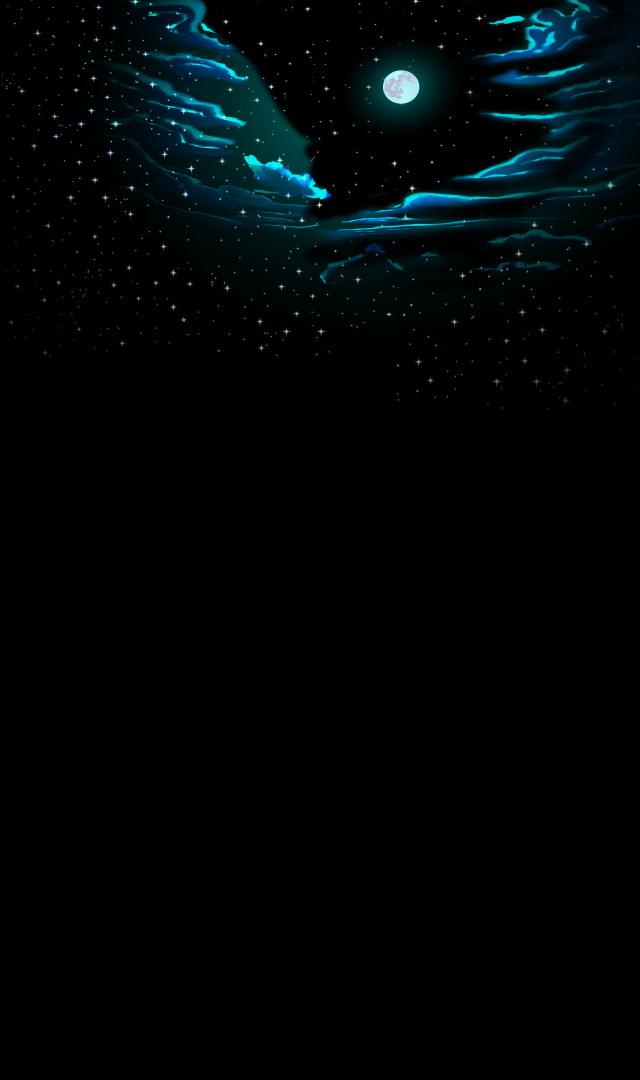
#> input picture design-sources/backgrounds/descent/sky.png, 1920 x 3240 px (shown at 1/3 size)
$ python upscale-backgrounds.py
#> lines starting #> are read from the running program, lines starting #| are printed output that depends on the picture
"""Create build-ready 2x backgrounds from design sources. Requires Pillow."""

from pathlib import Path

from PIL import Image, ImageFilter


ROOT = Path(__file__).resolve().parents[1]
SOURCE_BACKGROUNDS = ROOT / "design-sources" / "backgrounds"
OUTPUT_BACKGROUNDS = ROOT / "assets" / "images" / "backgrounds"

# The descent's separated layers (`Descent` in app/page.tsx). Each is painted
# on the same 1920x3240 canvas as the flattened plates it replaces, so the
# four line up with no offset when stacked. Most of that canvas is empty for
# the far layers - the sky is black below the skyline and the back buildings
# end at row 2326 - so each is cropped to the rows (or the box) that carry
# paint, and the component positions the crop back at its origin. The front
# layer keeps the full canvas; it is what gives the section its shape.
#
# sky.png has the moon painted out (the export still carried a copy of it
# under moon.png); the layers move at different rates, so a second moon in
# the sky would drift away from the real one as soon as the page scrolls.
DESCENT_LAYERS = {
    "sky.png": (0, 0, 1920, 1250),
    "moon.png": (773, 0, 1641, 626),
    "back-buildings.png": (0, 0, 1920, 2340),
    "front-buildings.png": None,
}

OUTPUT_BACKGROUNDS.mkdir(parents=True, exist_ok=True)
(OUTPUT_BACKGROUNDS / "descent").mkdir(exist_ok=True)


def upscale(original: Image.Image) -> Image.Image:
    size = (original.width * 2, original.height * 2)
    # Pillow resamples RGBA with premultiplied alpha to avoid dark fringes.
    enlarged = original.resize(size, Image.Resampling.LANCZOS)
    sharpened = enlarged.convert("RGB").filter(
        ImageFilter.UnsharpMask(radius=1.2, percent=45, threshold=3)
    )
    if "A" in enlarged.getbands():
        # Sharpen only color; the resampled transparency stays untouched.
        sharpened.putalpha(enlarged.getchannel("A"))
    return sharpened


def save(image: Image.Image, destination: Path, *, exact_alpha: bool) -> None:
    # Lossy, not lossless. These are LANCZOS upscales of 1920px art - there
    # is no detail here that q=90 can lose, and next/image re-encodes them
    # lossily on the way out regardless, so a lossless master only ever cost
    # repo and deploy weight (~23 MiB across the eight plates, against ~3).
    # `alpha_quality=100` keeps the cutouts exact: the forefront car and the
    # carriage are composited over the scene behind them, and a soft alpha
    # edge there shows as a halo.
    image.save(
        destination,
        "WEBP",
        quality=90,
        alpha_quality=100 if exact_alpha else 90,
        method=6,
    )
    with Image.open(destination) as result:
        assert result.size == image.size
        # Most plates are full-frame and their alpha is all-255; libwebp
        # drops a channel like that, which is free and changes nothing. Only
        # a plate with a real cutout - the forefront car, the carriage - has
        # to come back with its alpha intact, and at alpha_quality=100 it
        # comes back byte-exact.
        source_alpha = image.getchannel("A") if "A" in image.getbands() else None
        if source_alpha and source_alpha.getextrema()[0] < 255:
            assert "A" in result.getbands(), f"{destination.name} lost alpha"
            if exact_alpha:
                assert (
                    result.getchannel("A").tobytes() == source_alpha.tobytes()
                ), f"{destination.name} alpha changed"
    print(
        f"{destination.relative_to(ROOT)}: {image.width} x {image.height}, "
        f"{destination.stat().st_size / 1024 / 1024:.2f} MiB",
        flush=True,
    )


for source in sorted(SOURCE_BACKGROUNDS.iterdir()):
    if source.suffix.lower() not in {".png", ".jpg"}:
        continue
    with Image.open(source) as original:
        save(
            upscale(original),
            OUTPUT_BACKGROUNDS / f"{source.stem}-2x.webp",
            exact_alpha=True,
        )

for name, box in DESCENT_LAYERS.items():
    with Image.open(SOURCE_BACKGROUNDS / "descent" / name) as original:
#> original is the input picture: PIL image 1920x3240 RGB; mean R, G, B 0.7, 5.6, 6.7
        cropped = original.crop(box) if box else original
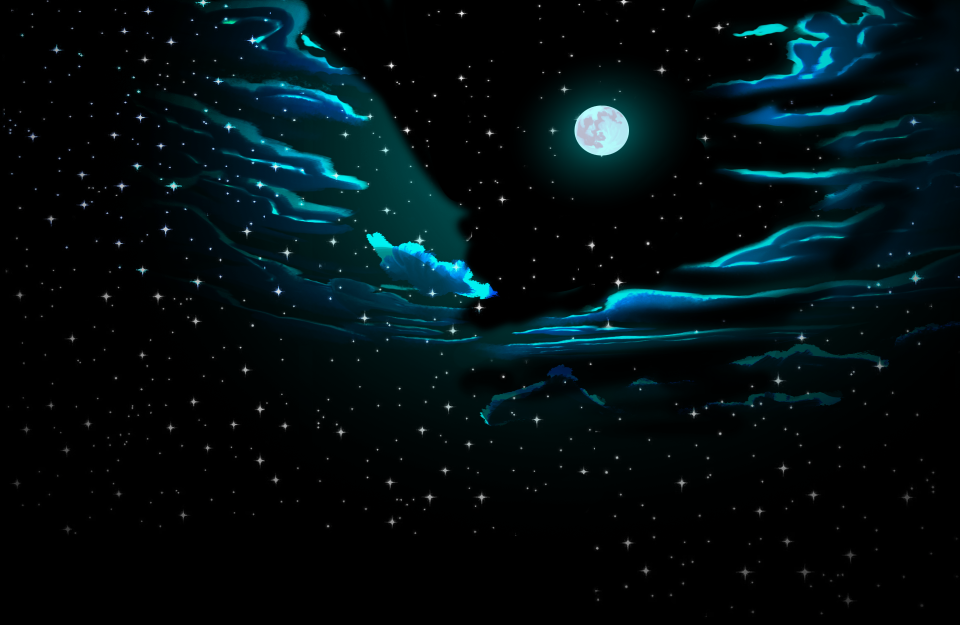
#> cropped: PIL image 1920x1250 RGB (shown at 1/2 size); mean R, G, B 1.9, 14.5, 17.4
        # The layers' transparency is soft by design - haze over the sky, the
        # glow around the moon - so a lossy alpha is fine here and much
        # smaller; nothing is composited hard-edged against them.
        save(
            upscale(cropped),
            OUTPUT_BACKGROUNDS / "descent" / f"{Path(name).stem}-2x.webp",
            exact_alpha=False,
        )
#> (the run stopped early here; a loop or call above may not have finished)
